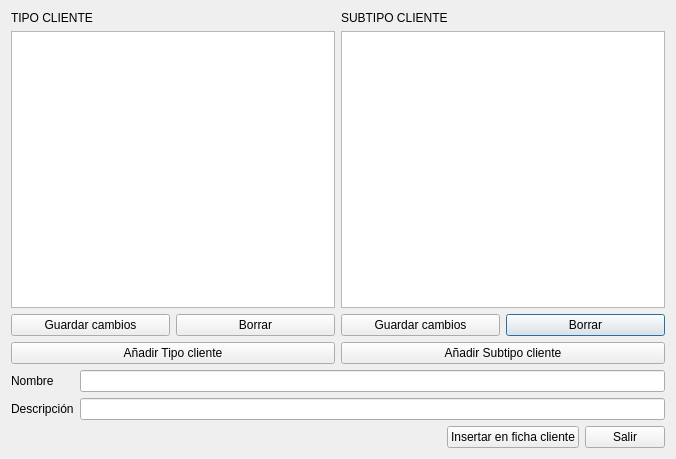
<?xml version="1.0" encoding="UTF-8"?>
<ui version="4.0">
 <class>frmTipoCliente</class>
 <widget class="QDialog" name="frmTipoCliente">
  <property name="geometry">
   <rect>
    <x>0</x>
    <y>0</y>
    <width>676</width>
    <height>459</height>
   </rect>
  </property>
  <property name="windowTitle">
   <string>Tipos de Cliente</string>
  </property>
  <layout class="QGridLayout" name="gridLayout_4">
   <item row="2" column="0" colspan="2">
    <layout class="QGridLayout" name="gridLayout_3">
     <item row="0" column="0">
      <widget class="QLabel" name="label">
       <property name="sizePolicy">
        <sizepolicy hsizetype="Maximum" vsizetype="Preferred">
         <horstretch>0</horstretch>
         <verstretch>0</verstretch>
        </sizepolicy>
       </property>
       <property name="text">
        <string>Nombre</string>
       </property>
      </widget>
     </item>
     <item row="0" column="1">
      <widget class="QLineEdit" name="txtNombre"/>
     </item>
     <item row="1" column="0">
      <widget class="QLabel" name="label_2">
       <property name="text">
        <string>Descripción</string>
       </property>
      </widget>
     </item>
     <item row="1" column="1">
      <widget class="QLineEdit" name="txtDesc"/>
     </item>
    </layout>
   </item>
   <item row="0" column="1">
    <layout class="QGridLayout" name="gridLayout_2">
     <item row="2" column="1">
      <widget class="QPushButton" name="btnBorrarSubTipo">
       <property name="text">
        <string>Borrar</string>
       </property>
      </widget>
     </item>
     <item row="2" column="0">
      <widget class="QPushButton" name="btnEditarSubTipo">
       <property name="text">
        <string>Guardar cambios</string>
       </property>
      </widget>
     </item>
     <item row="1" column="0" colspan="2">
      <widget class="QListView" name="lista_subtipos"/>
     </item>
     <item row="0" column="0">
      <widget class="QLabel" name="label_4">
       <property name="text">
        <string>SUBTIPO CLIENTE</string>
       </property>
      </widget>
     </item>
    </layout>
   </item>
   <item row="3" column="0" colspan="2">
    <layout class="QHBoxLayout" name="horizontalLayout">
     <item>
      <spacer name="horizontalSpacer">
       <property name="orientation">
        <enum>Qt::Orientation::Horizontal</enum>
       </property>
       <property name="sizeHint" stdset="0">
        <size>
         <width>287</width>
         <height>20</height>
        </size>
       </property>
      </spacer>
     </item>
     <item>
      <widget class="QPushButton" name="btnInsertarenFichaCliente">
       <property name="text">
        <string>Insertar en ficha cliente</string>
       </property>
      </widget>
     </item>
     <item>
      <widget class="QPushButton" name="pushButton_3">
       <property name="text">
        <string>Salir</string>
       </property>
      </widget>
     </item>
    </layout>
   </item>
   <item row="0" column="0">
    <layout class="QGridLayout" name="gridLayout">
     <item row="1" column="0" colspan="2">
      <widget class="QListView" name="lista_tipos"/>
     </item>
     <item row="2" column="1">
      <widget class="QPushButton" name="btnBorrarTipo">
       <property name="text">
        <string>Borrar</string>
       </property>
      </widget>
     </item>
     <item row="2" column="0">
      <widget class="QPushButton" name="btnEditarTipo">
       <property name="text">
        <string>Guardar cambios</string>
       </property>
      </widget>
     </item>
     <item row="0" column="0">
      <widget class="QLabel" name="label_3">
       <property name="text">
        <string>TIPO CLIENTE</string>
       </property>
      </widget>
     </item>
    </layout>
   </item>
   <item row="1" column="0">
    <widget class="QPushButton" name="btnAddTipo">
     <property name="text">
      <string>Añadir Tipo cliente</string>
     </property>
    </widget>
   </item>
   <item row="1" column="1">
    <widget class="QPushButton" name="btnAddSubTipo">
     <property name="text">
      <string>Añadir Subtipo cliente</string>
     </property>
    </widget>
   </item>
  </layout>
 </widget>
 <resources/>
 <connections/>
</ui>
